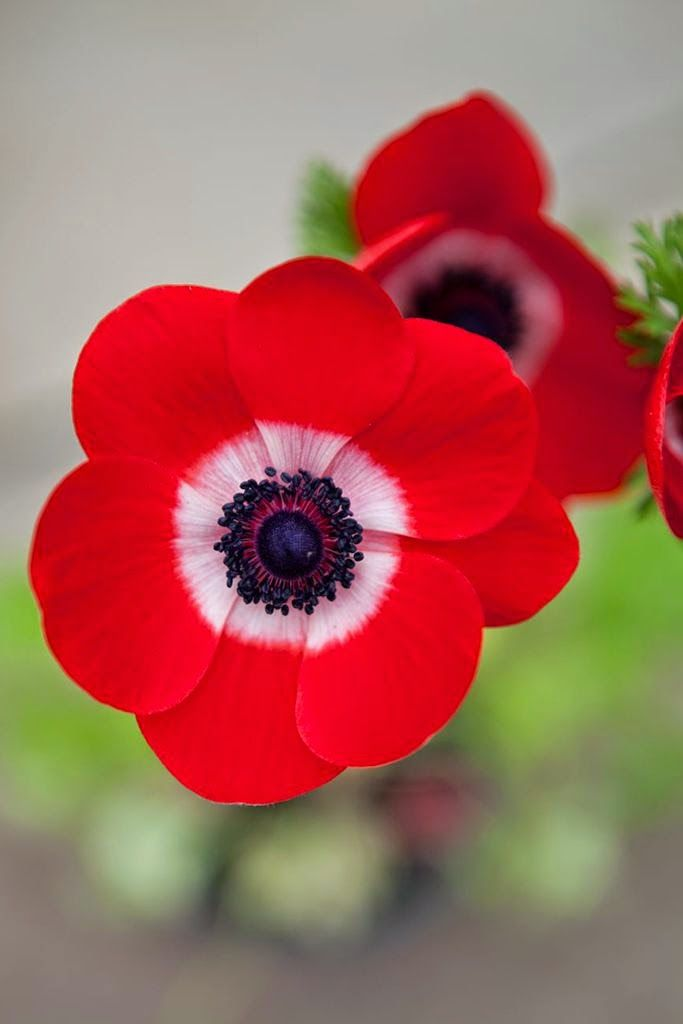
%> input picture Assignment 1/flo.jpg, 683 x 1024 px
$ octave Exp1.m   (GNU Octave 9; MATLAB toolbox functions it lacks are replaced by stand-ins)
%> lines starting %> are read from the running program, lines starting %| are printed output that depends on the picture
# Load image package
pkg load image

close all  % figures windows
clc % command window
clear % variables in memory

# Reading the image.
img = imread("flo.jpg");
%> img is the input picture: size 1024x683x3 uint8; mean R, G, B 165.6, 97.2, 88.8

[img_height img_width channels] = size(img);
%> img_height = 1024; img_width = 683; channels = 3

# Converting to grey scale.
img_grey = rgb2gray(img);

# Applying noise
img_noise = imnoise(img_grey,'salt & pepper', 0.05);
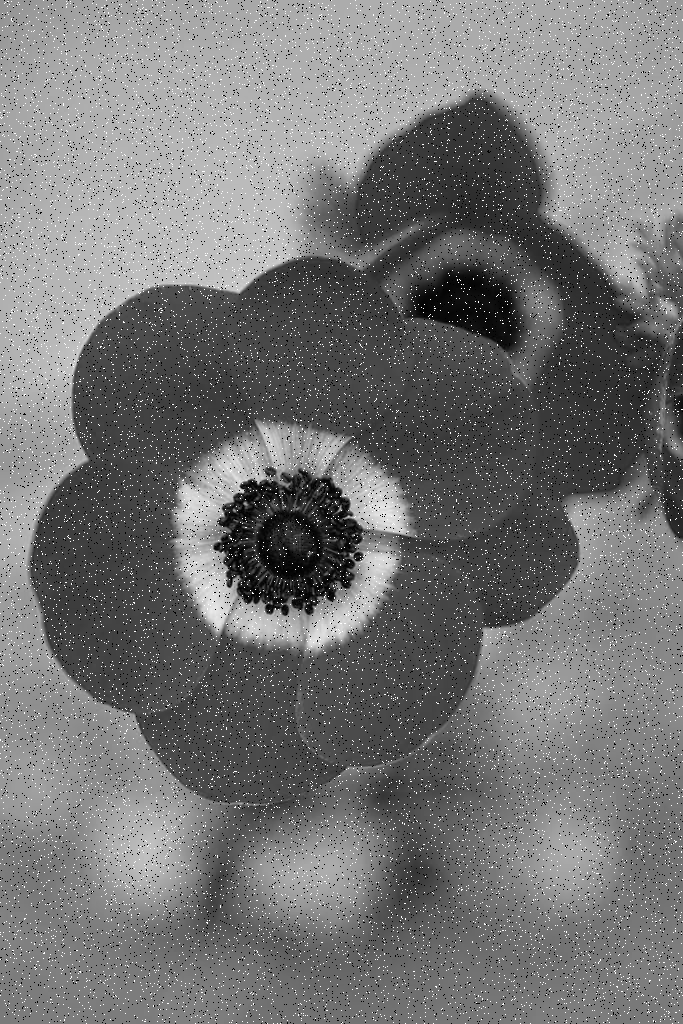
%> img_noise: size 1024x683 uint8; min 0, max 255, mean 117.2

# Display.
figure();
subplot (2,1,1)
imshow(img);
subplot (2,1,2)
imshow(img_noise);

# Converting to doubleFOR CAculations.
img_grey = double(img_grey);
%> img_grey: size 1024x683 double
img_noise = double(img_noise);
%> img_noise: size 1024x683 double

# Filter 1: Average
h_avg = ones(3,3) / 9;
h_avg

# Filter 2: Removing regions color and keep edges only.
h_edge = ones(3,3);
h_edge(2, 2) = -8;

h_edge
# Filter 3: Gx the direction of horizontal edges.
h_xedge = zeros(3,3);
h_xedge(1,1) = 1;
h_xedge(1,2) = 1;
h_xedge(1,3) = 1;

h_xedge(3,1) = -1;
h_xedge(3,2) = -1;
h_xedge(3,3) = -1;

h_xedge
# Filter 4: Gy the direction of vertical edges.
h_yedge = zeros(3,3);
h_yedge(1,1) = 1;
h_yedge(2,1) = 1;
h_yedge(3,1) = 1;

h_yedge(1,3) = -1;
h_yedge(2,3) = -1;
h_yedge(3,3) = -1;

h_yedge
# Images after filters.
i1 = imfilter(img_noise, h_avg);
i2 = imfilter(img_grey, h_edge);
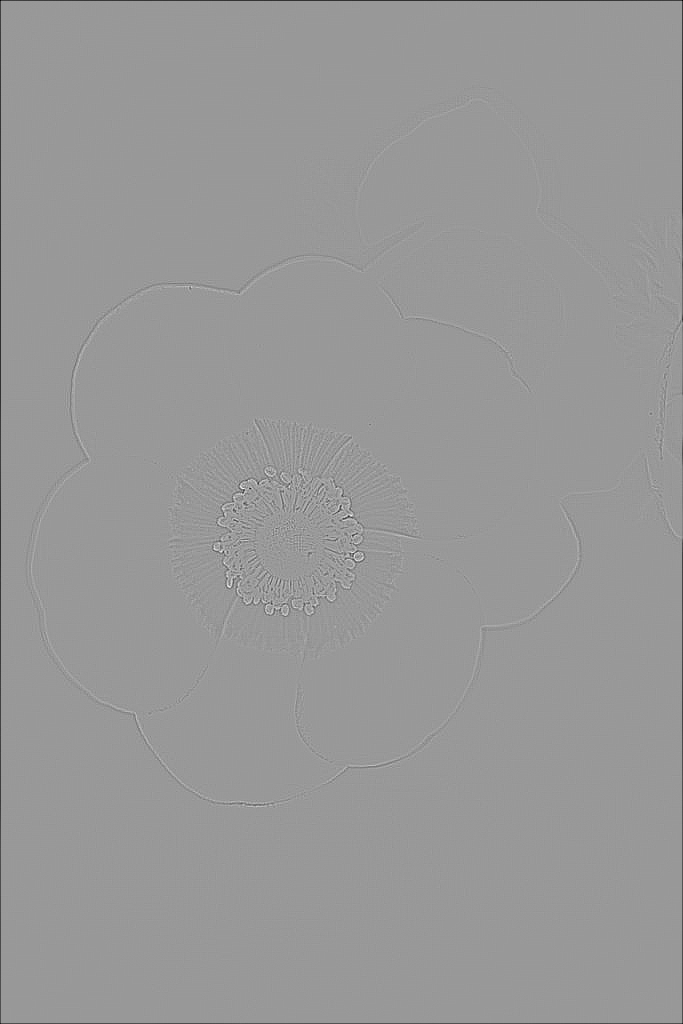
%> i2: size 1024x683 double; min -765, max 512, mean -2; drawn with min black and max white
i3 = imfilter(img_grey, h_xedge);
i4 = imfilter(img_grey, h_yedge);
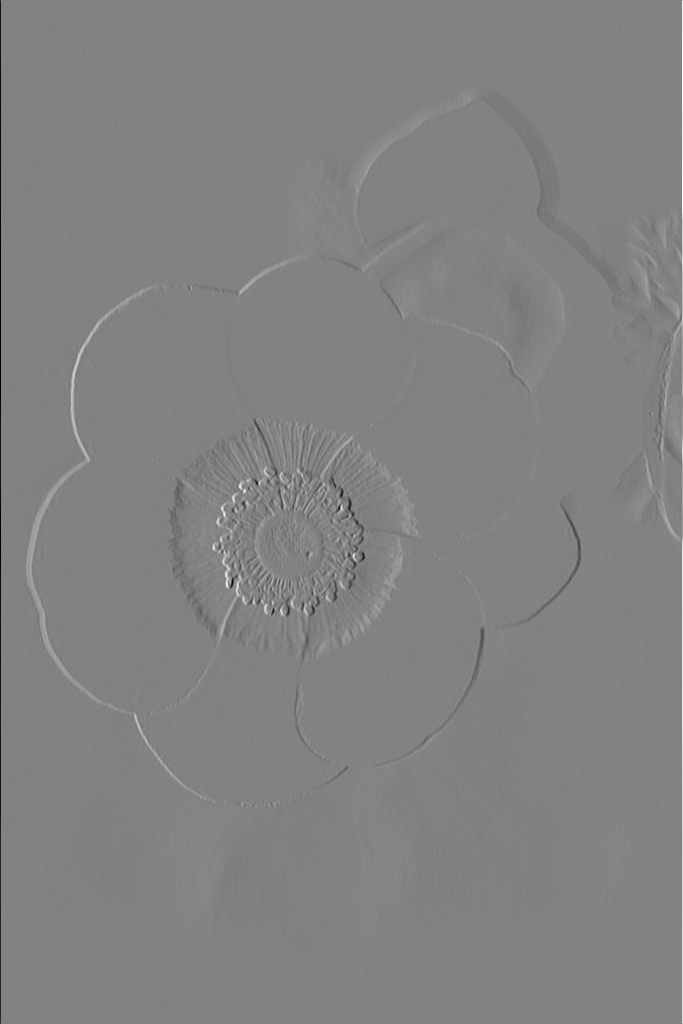
%> i4: size 1024x683 double; min -528, max 505, mean 0.2; drawn with min black and max white

#Conveyt to uint8
i1 = uint8(i1);
%> i1: size 1024x683 uint8
i2 = uint8(i2);
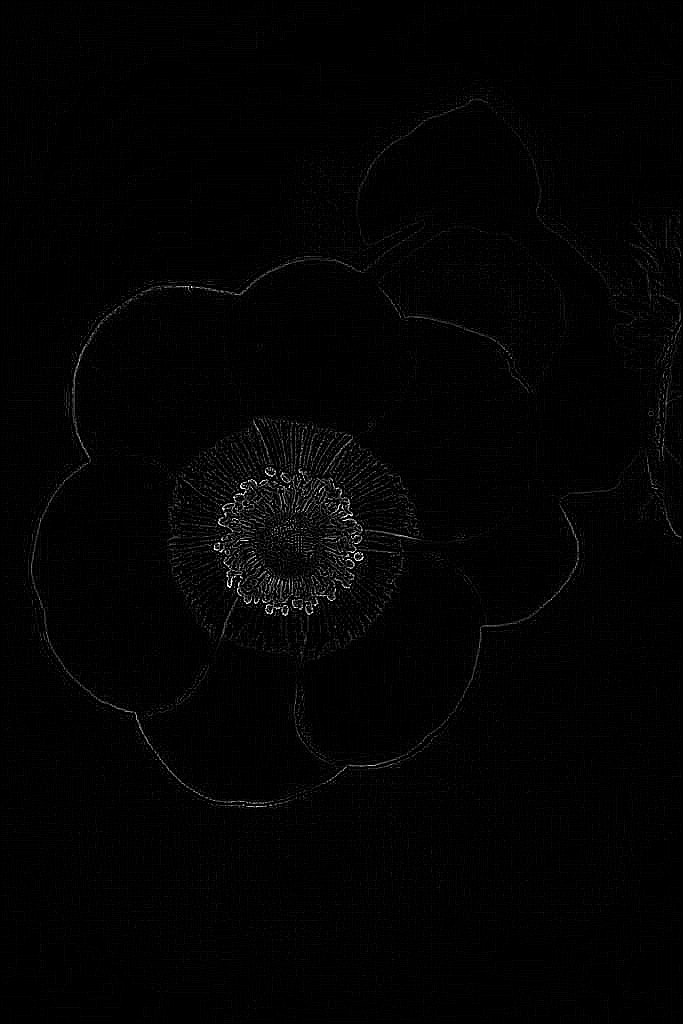
%> i2: size 1024x683 uint8; min 0, max 255, mean 2.9
i3 = uint8(i3);
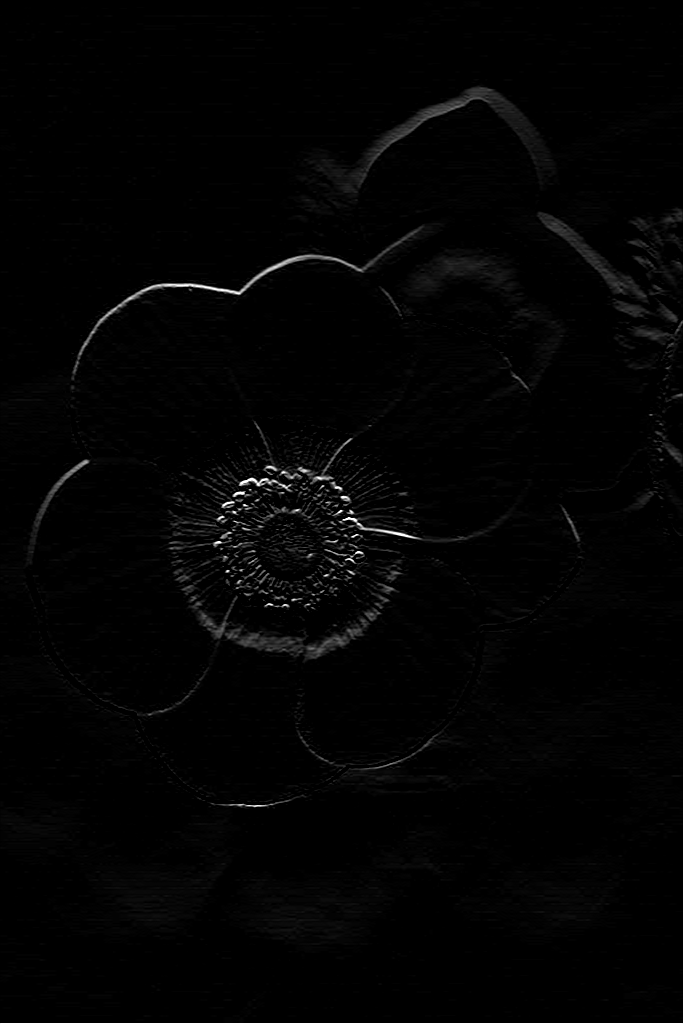
%> i3: size 1024x683 uint8; min 0, max 255, mean 3.4
i4 = uint8(i4);
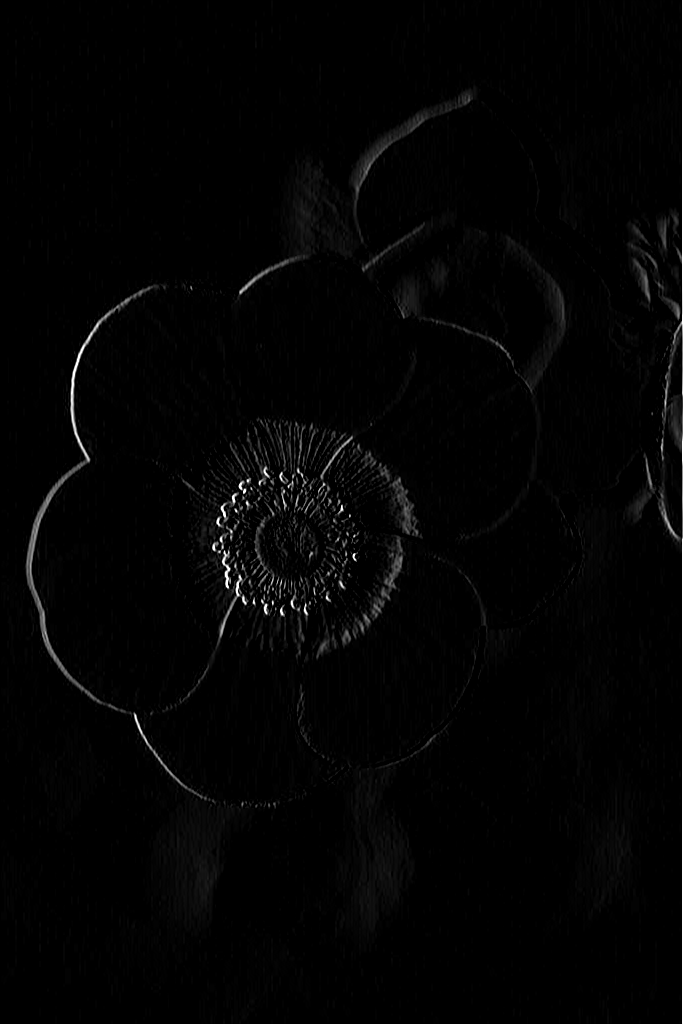
%> i4: size 1024x683 uint8; min 0, max 255, mean 3.5

# Display
figure();
subplot (2,2,1);
imshow(i1);

subplot (2,2,2);
imshow(i2);

subplot (2,2,3);
imshow(i3);

subplot (2,2,4);
imshow(i4);

$ run again, with Assignment 1/Test.jpg copied over Assignment 1/flo.jpg
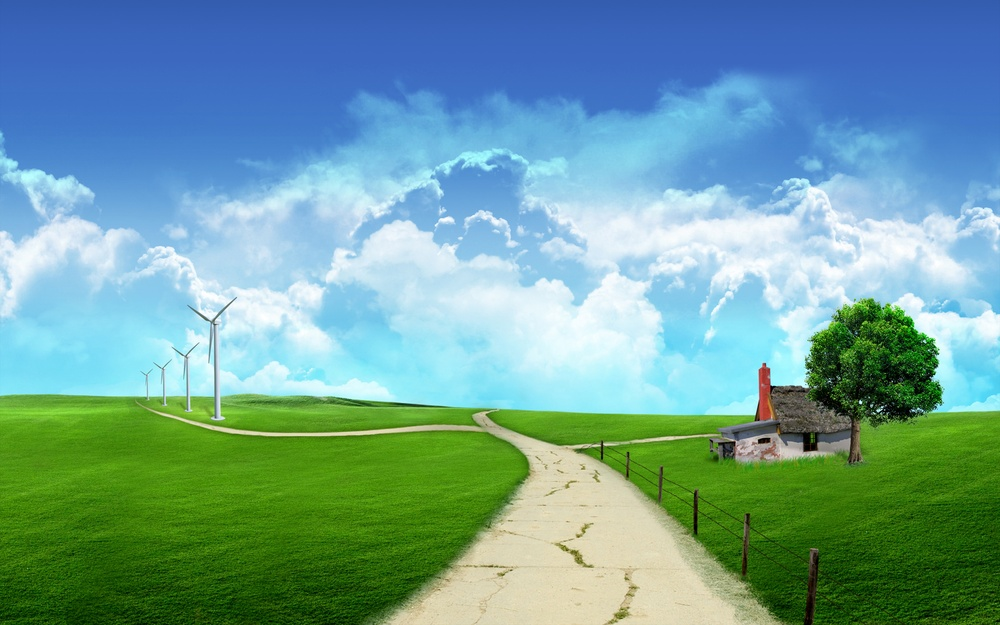
%> input picture Assignment 1/Test.jpg, 1000 x 625 px, shrunk from 1920 x 1200 before the run
%> img is the input picture: size 625x1000x3 uint8; mean R, G, B 111.3, 160.2, 156.2
%> `img_noise = imnoise(img_grey,'salt & pepper', 0.05);`:
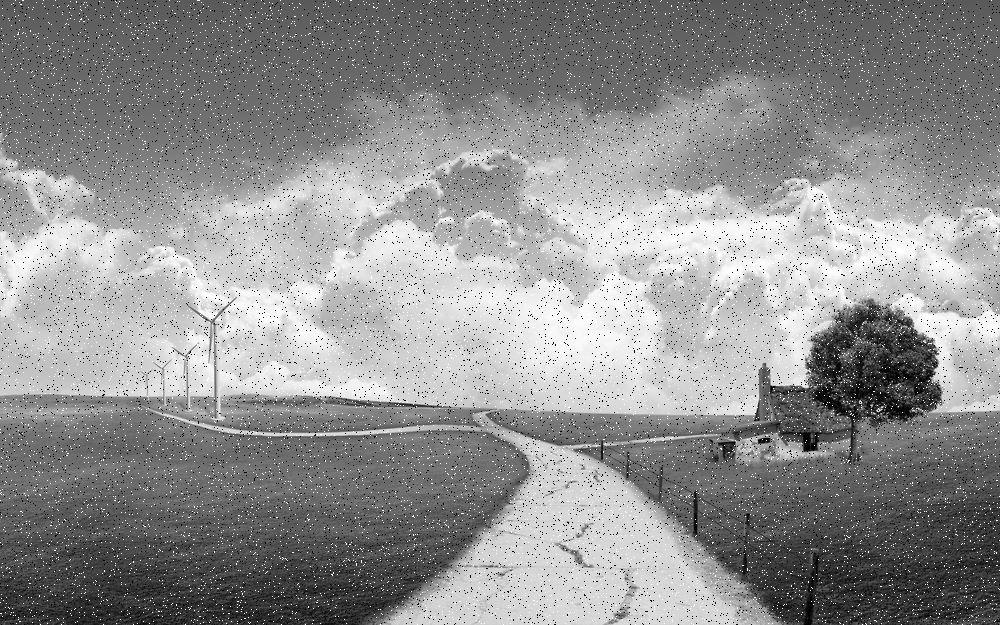
%> img_noise: size 625x1000 uint8; min 0, max 255, mean 144.2
%> `i4 = uint8(i4);`:
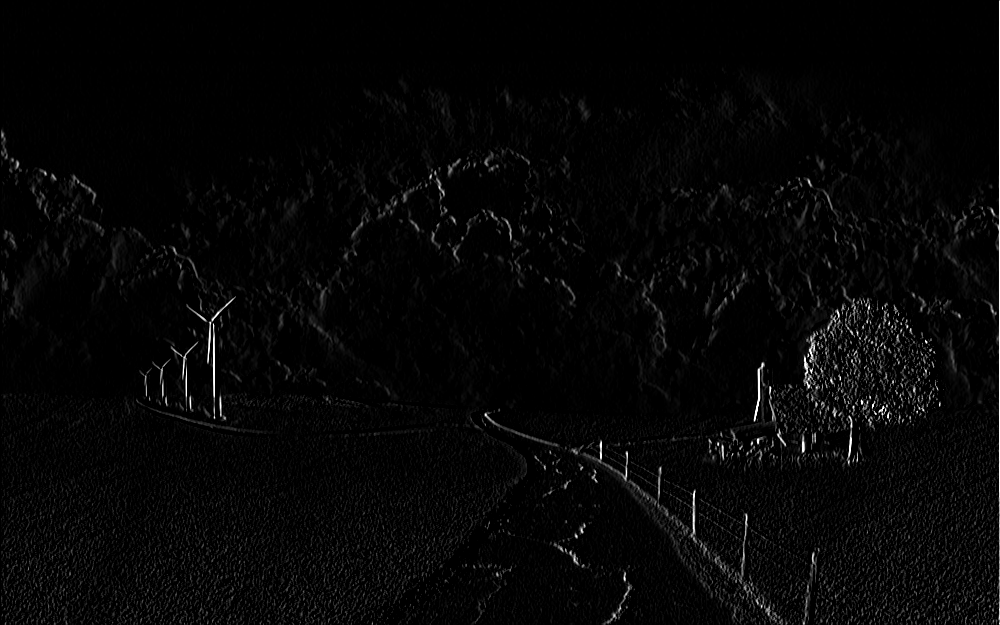
%> i4: size 625x1000 uint8; min 0, max 255, mean 6.1
